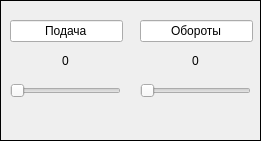
   <widget class="QFrame" name="frame_4">
    <property name="geometry">
     <rect>
      <x>430</x>
      <y>380</y>
      <width>261</width>
      <height>141</height>
     </rect>
    </property>
    <property name="frameShape">
     <enum>QFrame::Shape::Box</enum>
    </property>
    <property name="frameShadow">
     <enum>QFrame::Shadow::Plain</enum>
    </property>
    <widget class="QLabel" name="label_spindle_value">
     <property name="geometry">
      <rect>
       <x>140</x>
       <y>50</y>
       <width>111</width>
       <height>21</height>
      </rect>
     </property>
     <property name="text">
      <string>0</string>
     </property>
     <property name="alignment">
      <set>Qt::AlignmentFlag::AlignCenter</set>
     </property>
    </widget>
    <widget class="QLineEdit" name="label_spindle_speed">
     <property name="geometry">
      <rect>
       <x>140</x>
       <y>20</y>
       <width>113</width>
       <height>22</height>
      </rect>
     </property>
     <property name="text">
      <string>Обороты</string>
     </property>
     <property name="alignment">
      <set>Qt::AlignmentFlag::AlignCenter</set>
     </property>
     <property name="readOnly">
      <bool>true</bool>
     </property>
    </widget>
    <widget class="QSlider" name="slider_spindle_speed">
     <property name="geometry">
      <rect>
       <x>140</x>
       <y>80</y>
       <width>111</width>
       <height>22</height>
      </rect>
     </property>
     <property name="orientation">
      <enum>Qt::Orientation::Horizontal</enum>
     </property>
    </widget>
    <widget class="QLineEdit" name="label_feed_rate">
     <property name="geometry">
      <rect>
       <x>10</x>
       <y>20</y>
       <width>113</width>
       <height>22</height>
      </rect>
     </property>
     <property name="text">
      <string>Подача</string>
     </property>
     <property name="alignment">
      <set>Qt::AlignmentFlag::AlignCenter</set>
     </property>
     <property name="readOnly">
      <bool>true</bool>
     </property>
    </widget>
    <widget class="QSlider" name="slider_feed_rate">
     <property name="geometry">
      <rect>
       <x>10</x>
       <y>80</y>
       <width>111</width>
       <height>22</height>
      </rect>
     </property>
     <property name="orientation">
      <enum>Qt::Orientation::Horizontal</enum>
     </property>
    </widget>
    <widget class="QLabel" name="label_feed_value">
     <property name="geometry">
      <rect>
       <x>10</x>
       <y>50</y>
       <width>111</width>
       <height>21</height>
      </rect>
     </property>
     <property name="text">
      <string>0</string>
     </property>
     <property name="alignment">
      <set>Qt::AlignmentFlag::AlignCenter</set>
     </property>
    </widget>
   </widget>
